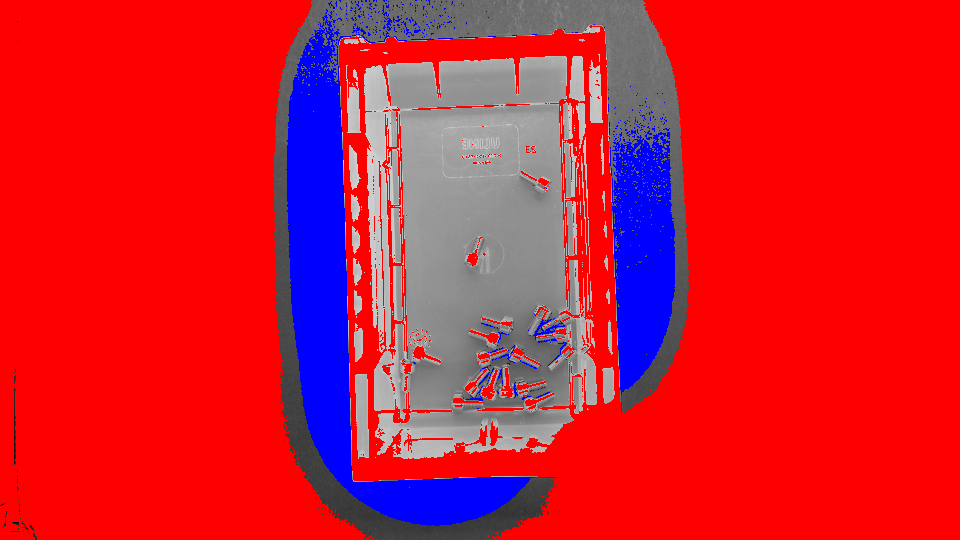
#> input picture dev/approaches/_abs_frame_focused.png, 960 x 540 px, given in place of gt27_0.png, which was not available
$ python _exp6.py
#> lines starting #> are read from the running program, lines starting #| are printed output that depends on the picture; after the words box and inside, x2 and y2 are one past the last pixel; in counts of white or black regions, pixels touching at a corner belong together; long printed decimals are rounded
import cv2,numpy as np
S=2
for n in ['gt27_0','frame_focused','white']:
    f=cv2.imread(n+'.png'); H,W=f.shape[:2]
#> further down, f is the input picture: shape (540, 960, 3); mean B, G, R 51, 30.5, 207.5
#> after `H, W = f.shape[:2]`: H = 540; W = 960
    gf=cv2.cvtColor(f,6)
    g=cv2.resize(gf,(W//S,H//S),interpolation=cv2.INTER_AREA).astype(np.float32)
    sm=cv2.resize(gf,(W//8,H//8),interpolation=cv2.INTER_AREA)
    _,br=cv2.threshold(cv2.GaussianBlur(sm,(0,0),1),0,255,8)
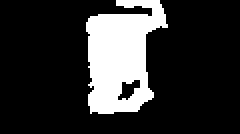
#> br: shape (67, 120) (shown 2 times larger); 19.1% white; 1 white region, box (x1, y1, x2, y2) and area: (43, 0, 84, 57) 1539
    nl,lab,st,cen=cv2.connectedComponentsWithStats(br); i=1+np.argmax(st[1:,4])
#> after `nl, lab, st, cen = cv2.connectedComponentsWithStats(br)`: nl = 2; st = [[0, 0, 120, 67, 6501], [43, 0, 41, 57, 1539]]; cen = [[59.39, 34.26], [59.95, 27.67]]
#> after `i = 1 + np.argmax(st[1:, 4])`: i = 1
    x,y,bw,bh=st[i,:4]
#> x = 43; y = 0; bw = 41; bh = 57
    med=cv2.medianBlur(sm,9).astype(np.float32); d=sm-med
#> after `d = sm - med`:
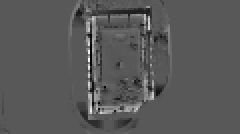
#> d: shape (67, 120) float32 (shown 2 times larger); min -58, max 109, mean 0.4; drawn with min black and max white
    cb=np.zeros_like(sm); cb[y+bh//4:y+3*bh//4,x+bw//4:x+3*bw//4]=1
    pol=np.sign(d[(np.abs(d)>20)&(cb>0)].sum())
#> pol = 1
    k=cv2.getStructuringElement(2,(7,7))
    clean=cv2.medianBlur(cv2.morphologyEx(sm,cv2.MORPH_CLOSE if pol<0 else cv2.MORPH_OPEN,k),5)
    ff=np.zeros((sm.shape[0]+2,sm.shape[1]+2),np.uint8)
    cv2.floodFill(clean.copy(),ff,(int(cen[i][0]),int(cen[i][1])),0,2,2,4|cv2.FLOODFILL_MASK_ONLY|(255<<8))
    fl=(ff[1:-1,1:-1]>0)&(lab==i)
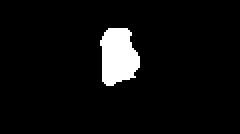
#> fl: shape (67, 120) bool (shown 2 times larger); 5.5% white; 1 white region, box (x1, y1, x2, y2) and area: (50, 14, 70, 43) 441
    # floor samples: flood & not object
    samp=(fl&(np.abs(d)<15)).astype(np.float32)
#> samp: shape (67, 120) float32; values 0 (black) and 1 (white), 5.4% white; 1 white region
    sig=bw/8
#> sig = 5.12
    num=cv2.GaussianBlur(sm.astype(np.float32)*samp,(0,0),sig); den=cv2.GaussianBlur(samp,(0,0),sig)
    bg=num/np.maximum(den,1e-3)
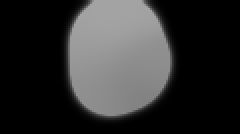
#> bg: shape (67, 120) float32 (shown 2 times larger); min 0, max 163.4, mean 47.6
    bgS=cv2.resize(bg,(W//S,H//S))
    c=(g-bgS)*pol
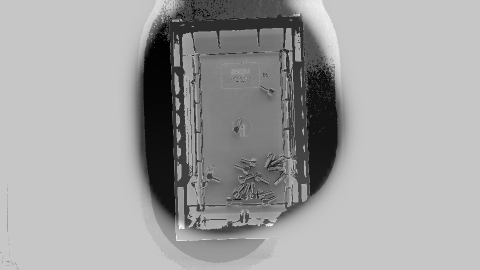
#> c: shape (270, 480) float32; min -134.3, max 136, mean 38; drawn with min black and max white
    cs,_=cv2.findContours(fl.astype(np.uint8),0,2); hull=cv2.convexHull(max(cs,key=cv2.contourArea))*(8//S)
#> after `cs, _ = cv2.findContours(fl.astype(np.uint8), 0, 2)`: cs = 1 contour; box (x1, y1, x2, y2) and area: (50, 14, 70, 43) 402
#> after `hull = cv2.convexHull(max(cs, key=cv2.contourArea)) * (8 // S)`: hull = contour of 12 points, box (x1, y1, x2, y2) (200, 56, 277, 169), area 7040
    floor=np.zeros(g.shape,np.uint8); cv2.drawContours(floor,[hull],-1,255,-1)
#> after `cv2.drawContours(floor, [hull], -1, 255, -1)`:
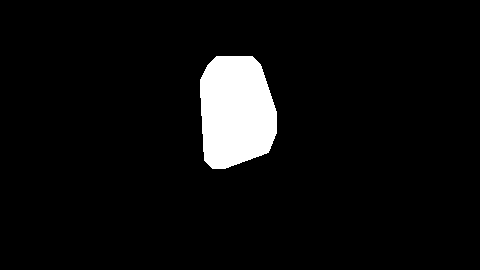
#> floor: shape (270, 480); 5.6% white; 1 white region, box (x1, y1, x2, y2) and area: (200, 56, 277, 169) 7197
    v=c[floor>0]; t,_=cv2.threshold(np.clip(v,0,255).astype(np.uint8).reshape(-1,1),0,255,8)
#> after `v = c[floor > 0]`: v = 7197 values, max 36.43 at index 834, min -82.52 at index 1238, mean -0.274
    print(n,'otsu',t,np.percentile(v,[50,95,99]))
#| gt27_0 otsu 8.0 [ 0.3491  9.218 21.385]
    vis=np.clip(c*2,0,255).astype(np.uint8); vis=cv2.cvtColor(vis,8)
    cv2.drawContours(vis,[hull],-1,(0,255,0),1)
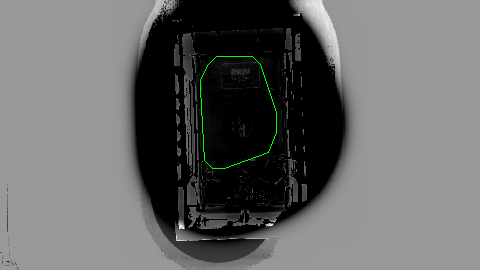
#> vis: shape (270, 480, 3); mean B, G, R 102.5, 103.1, 102.5
    cv2.imwrite('approaches/_c_'+n+'.png',vis)
#> pass 2 of the loop `for n in ['gt27_0','frame_focused','white']:`:
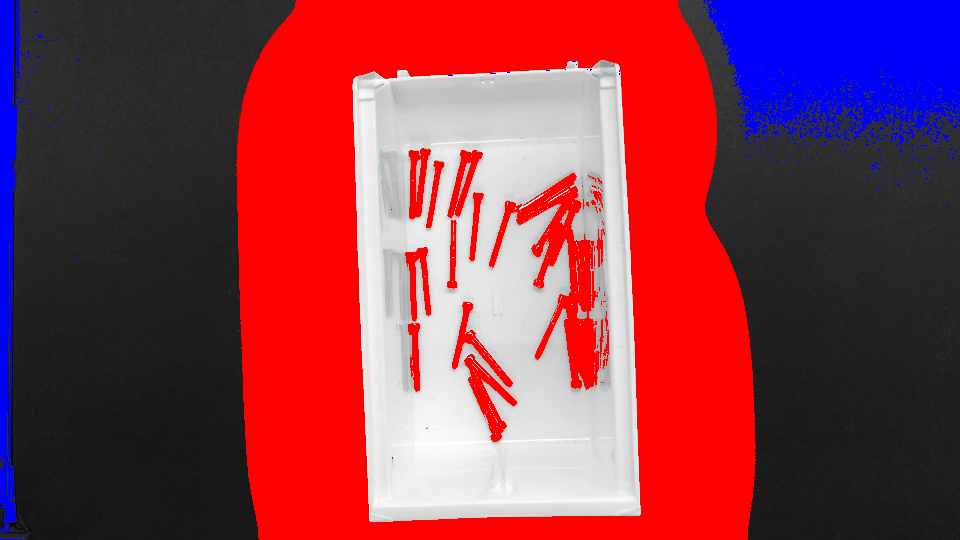
#> input picture dev/approaches/_abs_gt27_0.png, 960 x 540 px, given in place of frame_focused.png, which was not available
#> f is the input picture: shape (540, 960, 3); mean B, G, R 76.6, 59.5, 135.2
#> `_,br=cv2.threshold(cv2.GaussianBlur(sm,(0,0),1),0,255,8)`:
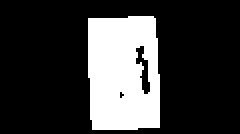
#> br: shape (67, 120) (shown 2 times larger); 23.2% white; 1 white region, box (x1, y1, x2, y2) and area: (44, 8, 80, 65) 1866
#> st = [[0, 0, 120, 67, 6174], [44, 8, 36, 57, 1866]]; cen = [[59.04, 32.02], [61.01, 36.25]]
#> x = 44; y = 8; bw = 36
#> pol = -1
#> fl: shape (67, 120) bool; 13.7% white; 1 white region, box (x1, y1, x2, y2) and area: (45, 14, 79, 63) 1104
#> samp: shape (67, 120) float32; values 0 (black) and 1 (white), 9.4% white; 11 white regions (10 under 20 px)
#> sig = 4.5
#> cs = 1 contour; box (x1, y1, x2, y2) and area: (45, 14, 79, 63) 1036
#> hull = contour of 11 points, box (x1, y1, x2, y2) (180, 56, 313, 249), area 23040
#> floor: shape (270, 480); 18% white; 1 white region, box (x1, y1, x2, y2) and area: (180, 56, 313, 249) 23325
#> t = 67
#| frame_focused otsu 67.0 [  2.352 143.584 149.432]
#> `cv2.drawContours(vis,[hull],-1,(0,255,0),1)`:
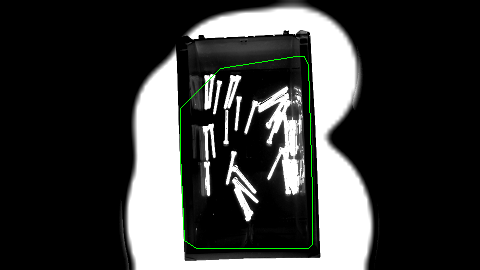
#> vis: shape (270, 480, 3); mean B, G, R 57.7, 58.8, 57.7
